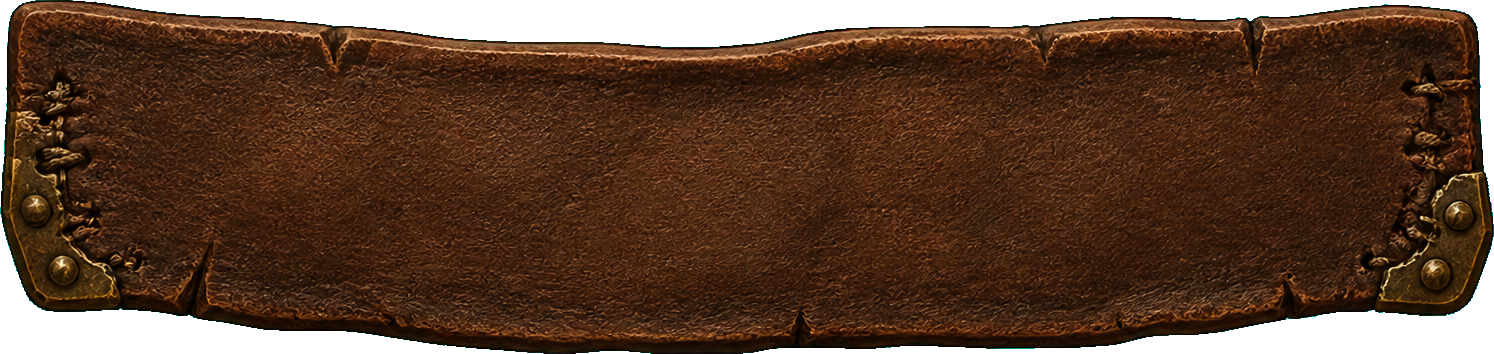
#> input picture assets/source/map/mini-v2/MapMiniAddonTray_SourceV2.png, 1494 x 354 px
$ python -i build_map_mini_v2_runtime.py   (imports and definitions only)
#> lines starting #> are read from the running program, lines starting #| are printed output that depends on the picture; after the words box and inside, x2 and y2 are one past the last pixel; in counts of white or black regions, pixels touching at a corner belong together
#!/usr/bin/env python3
"""Promote the accepted Minimap V2 exact pixels and export Vanilla-safe media."""

from __future__ import annotations

import argparse
import hashlib
import json
import struct
from pathlib import Path
from typing import Any

import numpy as np
from PIL import Image, ImageChops, ImageDraw

from runtime_texture_compat import content_uv, pad_to_power_of_two, power_of_two_size


ROOT = Path(__file__).resolve().parents[1]
SOURCE_DIR = ROOT / "assets/source/map/mini-v2"
RUNTIME_DIR = ROOT / "addon/AzerothExpeditionUI/Media/Map"
SOURCE_MANIFEST = SOURCE_DIR / "MAP-MINI-OVERHAUL-V2_SourceManifest_v1.json"
RUNTIME_MANIFEST = SOURCE_DIR / "MAP-MINI-OVERHAUL-V2_RuntimeManifest_v1.json"

ACCEPTED = {
    "frame": {
        "filename": "MapMiniFrame_SourceV2.png",
        "size": (184, 184),
        "sha256": "de7bc4e0282ab42b53c9639ce2dc25cb5c7cc60238eb1f614bc675071fa299d2",
        "component": "MAP.MINI.FRAME.V2",
    },
    "toggle_body": {
        "filename": "MapMiniAddonToggleBody_SourceV2.png",
        "size": (28, 25),
        "sha256": "d65f1ef25ce8bf0a40571d53734b2fdf4e9c0c54e18f6de7a1b7a4de6f24641f",
        "component": "MAP.MINI.ADDONS.TOGGLE.BODY.V2",
    },
    "toggle_glyph": {
        "filename": "MapMiniAddonToggleGlyph_SourceV2.png",
        "size": (10, 8),
        "sha256": "f8bd249fb7636fba2c92a6e85780b690394da7e848027dceb1a3a5b299a57d8b",
        "component": "MAP.MINI.ADDONS.TOGGLE.GLYPH.V2",
    },
    "socket": {
        "filename": "MapMiniAddonSocket_SourceV2.png",
        "size": (22, 22),
        "sha256": "4101315da0057cc77d7534f7569c4afdbf95af4d655dab0266c9d2328165c06d",
        "component": "MAP.MINI.ADDONS.SOCKET.V2",
    },
    "tray": {
        "filename": "MapMiniAddonTray_SourceV2.png",
        "size": (1494, 354),
        "sha256": "13e4d23f93fa6a04f42c0e0ca6b50b06bbda0e33ece393be4257b5c9c0ede81c",
        "component": "MAP.MINI.ADDONS.TRAY.V2",
    },
}

RUNTIME = {
    "frame": ("MapMiniFrameV2.tga", (184, 184)),
    "mask": ("MapMiniMaskV2.tga", (256, 256)),
    "toggle_body": ("MapMiniAddonToggleBodyV2.tga", (28, 25)),
    "toggle_glyph_down": ("MapMiniAddonToggleGlyphDownV2.tga", (10, 8)),
    "toggle_glyph_up": ("MapMiniAddonToggleGlyphUpV2.tga", (10, 8)),
    "toggle_glyph_left": ("MapMiniAddonToggleGlyphLeftV2.tga", (8, 10)),
    "toggle_glyph_right": ("MapMiniAddonToggleGlyphRightV2.tga", (8, 10)),
    "socket": ("MapMiniAddonSocketV2.tga", (22, 22)),
    "tray": ("MapMiniAddonTrayV2.tga", (270, 64)),
}

PROVIDER_RAW = {
    "frame": {
        "sha256": "e54e79c9cd8feed0411efa0adc419adc3b9f88bbcbc5fbfa1a7992fe00321f1f",
        "size": [1254, 1254],
        "attempt": 3,
        "calls": 3,
    },
    "hardware": {
        "sha256": "8d135fe42ddd3460cf9c945e591f1d15fa8f2e58c1b6b0c43c0e100cf854aa28",
        "size": [1254, 1254],
        "attempt": 2,
        "calls": 2,
    },
    "tray": {
        "sha256": "2d103d8517c352e1d058300f104202b3baa067932ec9607883cf223803d4ea70",
        "size": [1536, 1024],
        "attempt": 1,
        "calls": 1,
    },
}


# [8 lines left out: function parse_args, not called in this run]


def sha256(path: Path) -> str:
    return hashlib.sha256(path.read_bytes()).hexdigest()


def pixel_sha256(image: Image.Image) -> str:
    return hashlib.sha256(image.convert("RGBA").tobytes()).hexdigest()


def repository_path(path: Path) -> str:
    return path.resolve().relative_to(ROOT).as_posix()


# [4 lines left out: function clear_transparent_rgb, not called in this run]


def transparent_rgb_nonzero(image: Image.Image) -> int:
    rgba = np.asarray(image.convert("RGBA"), dtype=np.uint8)
    transparent = rgba[:, :, 3] == 0
    return int(np.count_nonzero(rgba[transparent, :3]))


def image_metrics(image: Image.Image) -> dict[str, Any]:
    rgba = image.convert("RGBA")
    histogram = rgba.getchannel("A").histogram()
    return {
        "size": list(rgba.size),
        "mode": rgba.mode,
        "pixel_sha256": pixel_sha256(rgba),
        "visible_bbox_exclusive": list(rgba.getchannel("A").getbbox() or (0, 0, 0, 0)),
        "transparent_pixels": histogram[0],
        "partially_transparent_pixels": sum(histogram[1:255]),
        "opaque_pixels": histogram[255],
        "transparent_rgb_nonzero_values": transparent_rgb_nonzero(rgba),
    }


def save_png(image: Image.Image, path: Path) -> None:
    path.parent.mkdir(parents=True, exist_ok=True)
    clear_transparent_rgb(image).save(path, format="PNG", compress_level=9)


# [298 lines left out: functions validate_accepted, clear_frame_provider_interior, promote, make_round_mask, load_sources, validate_round_contract and 6 more, not called in this run]


# [2 lines not run here, left out]

>>> from PIL import Image
>>> picture = Image.open('../assets/source/map/mini-v2/MapMiniAddonTray_SourceV2.png')
#> picture is the input picture: PIL image 1494x354 RGBA; mean R, G, B, A 60.4, 33.2, 16, 221.1
>>> result = image_metrics(picture)
#> in image_metrics, `histogram = rgba.getchannel("A").histogram()`: histogram = 256 values, max 458583 at index 255, min 0 at index 1, mean 2065.9
#> in transparent_rgb_nonzero, `transparent = rgba[:, :, 3] == 0`:
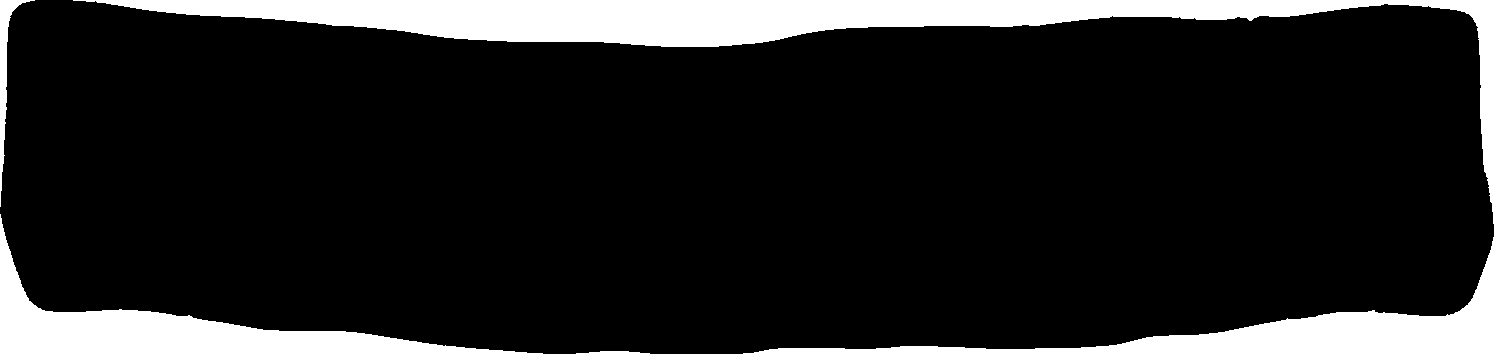
#> transparent: shape (354, 1494) bool; 13.3% white; 5 white regions, box (x1, y1, x2, y2) and area: (73, 0, 1494, 224) 37927, (0, 214, 543, 354) 15688, (743, 237, 1494, 354) 15201, (0, 0, 35, 207) 1323, (576, 351, 650, 354) 154
#> result = 8 items

$ run again, on assets/source/actionbars/ab-consumable-kit/ActionConsumableKit_Master_v1.png
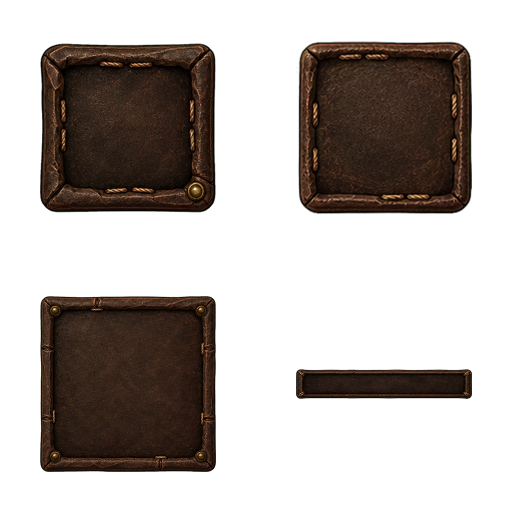
#> input picture assets/source/actionbars/ab-consumable-kit/ActionConsumableKit_Master_v1.png, 1024 x 1024 px (shown at 1/2 size)
#> picture is the input picture: PIL image 1024x1024 RGBA; mean R, G, B, A 18.5, 12.1, 8.4, 90.8
#> histogram = 256 values, max 670302 at index 0, min 0 at index 1, mean 4096
#> in transparent_rgb_nonzero, `transparent = rgba[:, :, 3] == 0`:
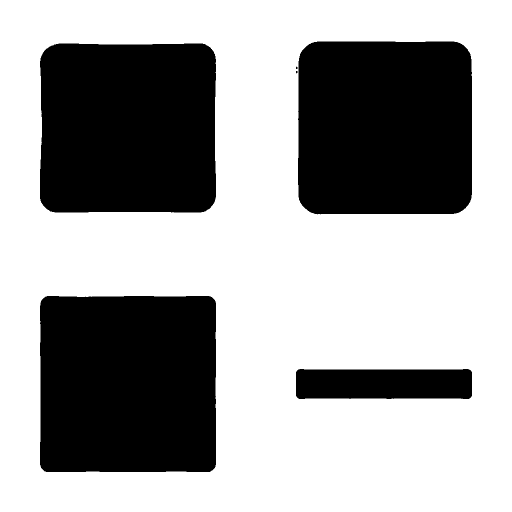
#> transparent: shape (1024, 1024) bool (shown at 1/2 size); 63.9% white; 6 black regions (2 under 20 px), largest, box (x1, y1, x2, y2) and area: (80, 592, 432, 944) 123070, (596, 83, 944, 429) 118179, (80, 87, 432, 425) 116569, (592, 738, 944, 798) 20430
#> result = 8 items
